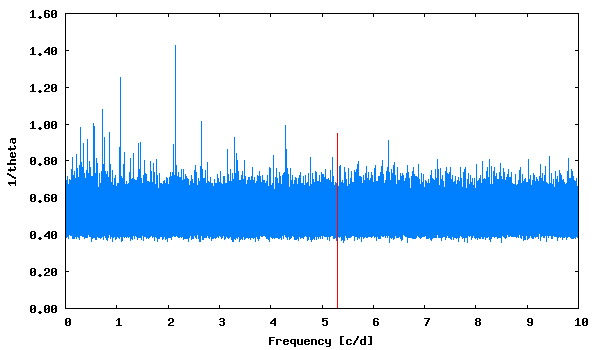

Generate this figure with gnuplot:
set term png size 600,350 medium
set colors classic
set output "phase_lc_8.lk.png"
set xlabel "Frequency [c/d]"
set ylabel "1/theta"
set format y "%5.2f"
plot [] "lk.periodogram" using 1:2 with lines linecolor 3 title "", "<echo '5.300379  0.95'" with impulses linecolor 1 title ""
 
